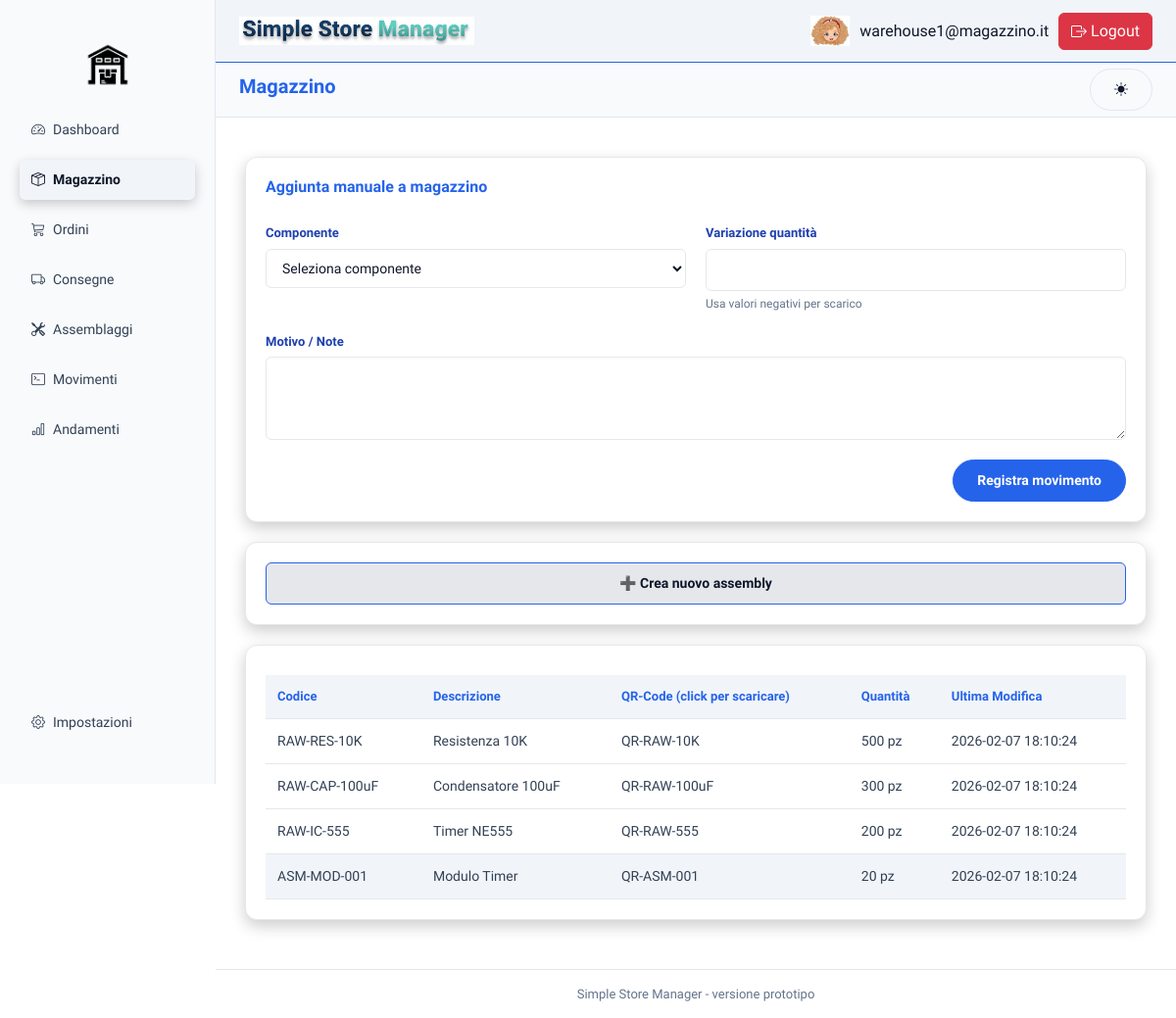
The page /index.php?page=magazzino (signed in) on the database as committed earlier.
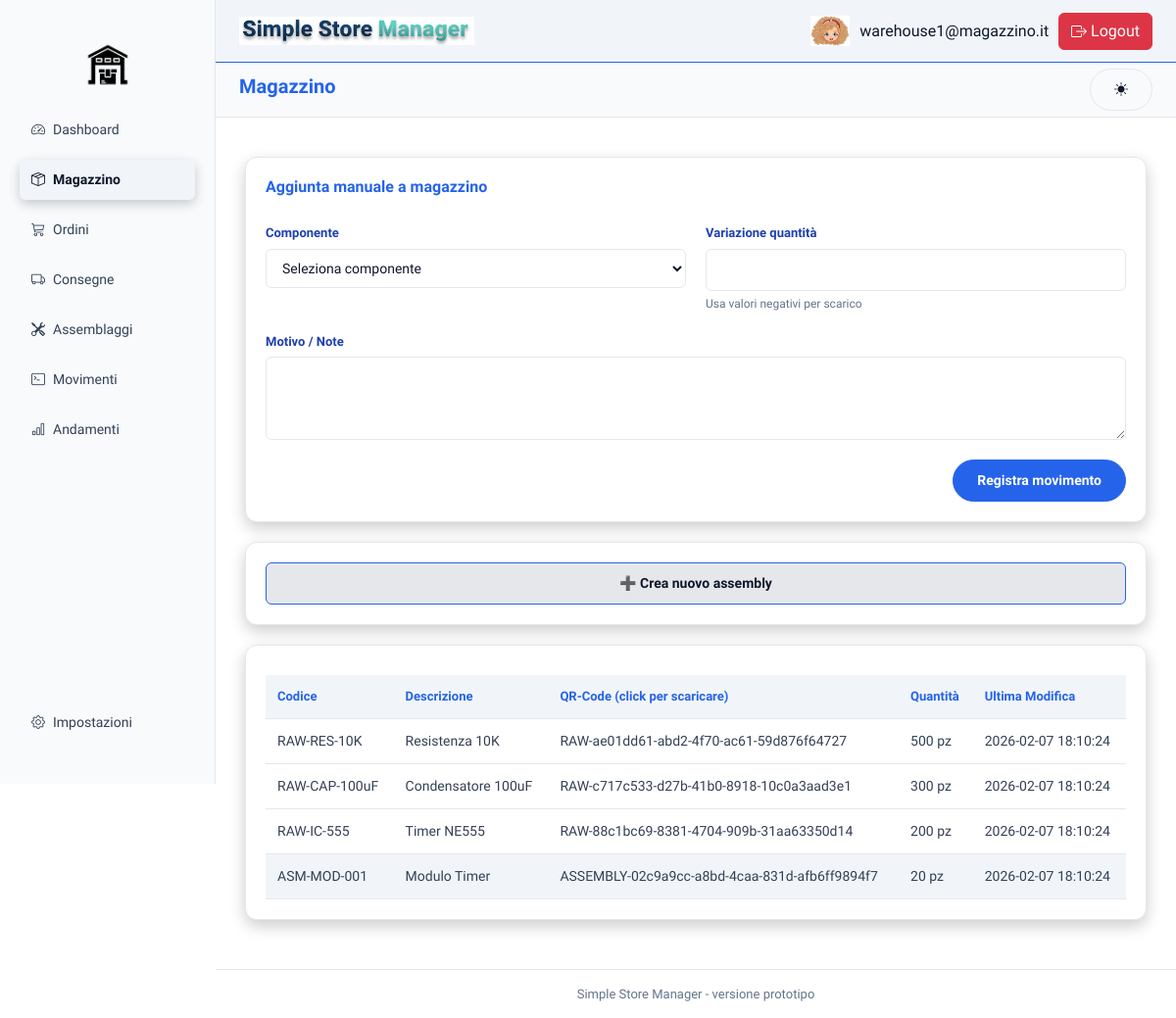
The same page on the database as committed later.
### tables this page shows
CREATE TABLE componenti (
    id INT(5) AUTO_INCREMENT PRIMARY KEY,
    sku VARCHAR(50) UNIQUE NOT NULL,
    nome VARCHAR(30) NOT NULL,
    qrcode VARCHAR(100) UNIQUE,
    unita_misura VARCHAR(10),
    tipo ENUM('RAW', 'ASSEMBLY') NOT NULL
);

CREATE TABLE stock (
    id_componente INT PRIMARY KEY,
    quantita INT NOT NULL DEFAULT 0,
    ultima_modifica DATETIME NOT NULL 
        DEFAULT CURRENT_TIMESTAMP 
        ON UPDATE CURRENT_TIMESTAMP,
    CONSTRAINT chk_stock_quantita CHECK (quantita >= 0)
);

### backend/query/componenti.php (called while the page is built, shortened)
<?php
function getComponenti(){
    $pdo=connect();
    $sql = "SELECT *
    FROM componenti c
    JOIN stock s ON c.id = s.id_componente
    ORDER BY c.tipo;";
    $stmt = $pdo->prepare($sql);
    $stmt->execute();
    return $stmt->fetchAll(PDO::FETCH_ASSOC);
}
?>

### frontend/magazzino/showStock.php (the view, shortened to what this page needs)
<div class="card full">
    <table class="orders-table">
        <thead>
            <tr>
                <th>Codice</th>
                <th>Descrizione</th>
                <th>QR-Code (click per scaricare)</th>
                <th>Quantità</th>
                <th>Ultima Modifica</th>
            </tr>
        </thead>
        <tbody>
            <?php foreach ($componenti as $componente): ?>
                <tr <?= $componente['tipo'] == 'ASSEMBLY' ? 'class="assembly_component"' : '' ?>>
                    <td><?= htmlspecialchars($componente['sku']); ?></td>
                    <td><?= htmlspecialchars($componente['nome']); ?></td>
                    <td><a  class="qr-download" download href="qr/<?= htmlspecialchars($componente['qrcode']); ?>.png"><?= htmlspecialchars($componente['qrcode']); ?></a></td>
                    <td><?= htmlspecialchars($componente['quantita']); ?> <?= htmlspecialchars($componente['unita_misura']); ?></td>
                    <td><?= htmlspecialchars($componente['ultima_modifica']); ?></td>
                </tr>
            <?php endforeach; ?>
        </tbody>
    </table>
</div>

### index.php (shortened to what this page needs)
<?php
$page = $_GET['page'] ?? 'dashboard';
$page_file = __DIR__ . "/frontend/" . $page . '/' . $page . '.php';
?>
<!DOCTYPE html>
<html lang="it">
    <?php
    include './frontend/head.php';
    if (file_exists($page_file) && $page!=='login') {
        echo "<body>";
        include './frontend/sidebar/sidebar.php';
        include './frontend/topbar/topbar.php';
        include($page_file);
        include './frontend/footer/footer.php';
        echo "</body>";
    } elseif ($page === 'login') {
        include($page_file);
    }else{
        include __DIR__. "/frontend/errori/404.php";
    }
    ?>
</html>

### frontend/head.php (shortened to what this page needs)
<head>
    <link href="https://cdn.jsdelivr.net/npm/bootstrap@5.3.2/dist/css/bootstrap.min.css" rel="stylesheet">
    <link rel="stylesheet" href="https://cdn.jsdelivr.net/npm/bootstrap-icons@1.11.3/font/bootstrap-icons.css">
    <link rel="stylesheet" href="frontend/stile/layout.css?V=1">
</head>

### frontend/sidebar/sidebar.php
<?php
$menu = [
    'Dashboard'   => 'speedometer2',
    'Magazzino'   => 'box-seam',
    'Ordini'      => 'cart3',
    'Consegne'    => 'truck',
    'Assemblaggi' => 'tools',
    'Movimenti'   => 'terminal',
    'Andamenti'   => 'bar-chart'
];
$bottomMenu = [
    'Impostazioni'=> 'gear'
];
?>
<aside class="sidebar d-flex flex-column justify-content-between">
    <div>
        <img src="frontend/img/logo-removebg-preview.png" id="sidebar-logo">
        <ul class="nav nav-pills flex-column gap-1">
            <?php foreach ($menu as $pagina => $icona): ?>
                <?php $pageSlug = lcfirst($pagina); ?>
                <li class="nav-item">
                    <a href="?page=<?= $pageSlug ?>"
                       class="nav-link d-flex align-items-center gap-2 <?= ($page === $pageSlug) ? 'active' : '' ?>">
                        <i class="bi bi-<?= $icona ?>"></i>
                        <?= $pagina ?>
                    </a>
                </li>
            <?php endforeach; ?>
        </ul>
    </div>
        <ul class="nav nav-pills flex-column gap-1 mb-3">
            <?php foreach ($bottomMenu as $pagina => $icona): ?>
                <?php $pageSlug = lcfirst($pagina); ?>
                <li class="nav-item">
                    <a href="?page=<?= $pageSlug ?>"
                    class="nav-link d-flex align-items-center gap-2 <?= ($page === $pageSlug) ? 'active' : '' ?>">
                        <i class="bi bi-<?= $icona ?>"></i>
                        <?= $pagina ?>
                    </a>
                </li>
            <?php endforeach; ?>
        </ul>
</aside>

### frontend/topbar/topbar.php (shortened to what this page needs)
<header class="header-wrapper">
    <div class="topbar">
        <div class="topbar-left">
            <img src="frontend/img/scritta.png" class="topbar-logo">
        </div>
        <div class="topbar-right">
            <div class="user-menu">
                <img src="frontend/img/avatar.jpeg " class="avatar-logo">
                <span class="username"><?= $_SESSION['user'] ?? 'Utente' ?></span>
                <a href="backend/controller/logout.php">
                    <button type="button" class="btn btn-danger">
                        Logout
                    </button>
                </a>
            </div>
        </div>
    </div>
    <div class="page-heading-wrapper">
        <h1 class="page-title"><?= ucfirst($page) ?></h1>
        <button onclick="toggleTheme()" class="btn btn-secondary" id="theme-toggle">
            <i id="theme-icon" class="bi bi-sun-fill"></i>
        </button>
    </div>
</header>

### frontend/magazzino/magazzino.php (shortened to what this page needs)
<?php
require_once 'backend/query/componenti.php';
$componenti = getComponenti();
?>
<body>
  <div class="main">
    <div class="card full">
      <h3 class="card-title">Aggiunta manuale a magazzino</h3>
      <form class="form-grid" method="post" action="backend/controller/movimentoCntrl.php">
        <div class="form-group">
          <label for="componente">Componente</label>
          <select name="id_componente" id="componente" required onchange="toggleNuovoComponente()">
            <option value="">Seleziona componente</option>
          </select>
        </div>
        <div class="form-group">
          <label for="delta">Variazione quantità</label>
          <input type="number" name="delta" id="delta" required>
          <small class="hint">Usa valori negativi per scarico</small>
        </div>
        <div class="form-group full-width">
          <label for="note">Motivo / Note</label>
          <textarea name="note" id="note" rows="3" required></textarea>
        </div>
        <div class="form-actions">
          <button type="submit" class="btn-primary" style="color: white; text-decoration: none;">Registra movimento</button>
        </div>
      </form>
    </div>
    <div class="card full">
      <button type="button" class="btn-secondary btn-assembly" onclick="toggleAssemblyBuilder()">➕ Crea nuovo assembly</button>
    </div>
    <?php
    include 'frontend/magazzino/showStock.php';
    ?>
  </div>
</body>
</html>

### frontend/footer/footer.php
<footer class="footer">
    Simple Store Manager - versione prototipo
</footer>

### frontend/stile/style-light.css (style rules this page uses)
:root { --primary-color: #f1f5f9; --secondary-color: #f59e0b; --highlight-color: #2563eb; --highlight-hover: #1e40af; --background-color: #ffffff; --background-alt: #f8fafc; --background-section: #ffffff; --background-thead: #f1f5f9; --background-hover: #e5e7eb; --text-light: #0f172a; --text-grey: #334155; --text-muted: #64748b; --text-admin: #1e40af; --error-color: #dc2626; --success-color: #16a34a; --warning-color: #f59e0b; --info-color: #2563eb; --border-color: #e2e8f0; --shadow-light: rgba(15, 23, 42, 0.08); --shadow-strong: rgba(15, 23, 42, 0.15); --bg-body: var(--background-color); --bg-card: var(--background-section); --bg-input: #f1f5f9; --border-input: #e2e8f0; --border-input-focus: var(--highlight-color); --btn-bg: var(--secondary-color); --btn-bg-hover: #d97706; --text-primary: var(--text-light); --text-placeholder: #94a3b8; --text-error: var(--error-color); --text-error-alt: #b91c1c; --shadow-card: var(--shadow-light); --shadow-input-focus: rgba(37, 99, 235, 0.25); --qr-overlay-bg: rgba(15, 23, 42, 0.45); --qr-modal-bg: #ffffff; --qr-modal-text: #0f172a; --qr-shadow: rgba(15, 23, 42, 0.15); --qr-canvas-bg: #f8fafc; --qr-code-bg: #ffffff; --qr-code-text: #0f172a; --qr-close-color: #64748b; --qr-close-hover: #1e40af; }

Rows that differ between the two databases and show on the page:
changed componenti "RAW-RES-10K": qrcode "QR-RAW-10K" → "RAW-ae01dd61-abd2-4f70-ac61-59d876f64727"
changed componenti "RAW-CAP-100uF": qrcode "QR-RAW-100uF" → "RAW-c717c533-d27b-41b0-8918-10c0a3aad3e1"
changed componenti "RAW-IC-555": qrcode "QR-RAW-555" → "RAW-88c1bc69-8381-4704-909b-31aa63350d14"
changed componenti "ASM-MOD-001": qrcode "QR-ASM-001" → "ASSEMBLY-02c9a9cc-a8bd-4caa-831d-afb6ff9894f7"
